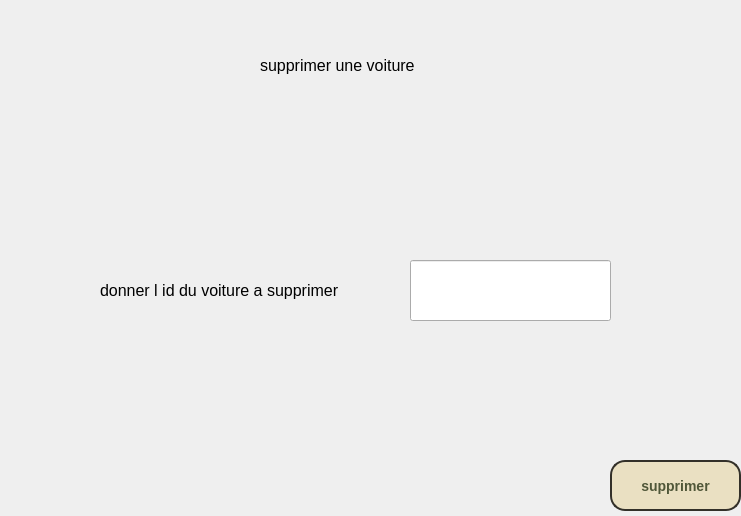
<?xml version="1.0" encoding="UTF-8"?>
<ui version="4.0">
 <class>supprimer_v</class>
 <widget class="QDialog" name="supprimer_v">
  <property name="geometry">
   <rect>
    <x>0</x>
    <y>0</y>
    <width>741</width>
    <height>516</height>
   </rect>
  </property>
  <property name="windowTitle">
   <string>Dialog</string>
  </property>
  <widget class="QLineEdit" name="lineEdit">
   <property name="geometry">
    <rect>
     <x>410</x>
     <y>260</y>
     <width>201</width>
     <height>61</height>
    </rect>
   </property>
  </widget>
  <widget class="QLabel" name="label">
   <property name="geometry">
    <rect>
     <x>100</x>
     <y>250</y>
     <width>311</width>
     <height>81</height>
    </rect>
   </property>
   <property name="font">
    <font>
     <pointsize>12</pointsize>
    </font>
   </property>
   <property name="text">
    <string>donner l id du voiture a supprimer</string>
   </property>
  </widget>
  <widget class="QPushButton" name="pushButton">
   <property name="geometry">
    <rect>
     <x>610</x>
     <y>460</y>
     <width>131</width>
     <height>51</height>
    </rect>
   </property>
   <property name="styleSheet">
    <string notr="true">box-shadow: 0px 1px 0px 0px #1c1b18;
	background:linear-gradient(to bottom, #eae0c2 5%, #ccc2a6 100%);
	background-color:#eae0c2;
	border-radius:15px;
	border:2px solid #333029;
	display:inline-block;
	cursor:pointer;
	color:#505739;
	font-family:Arial;
	font-size:14px;
	font-weight:bold;
	padding:12px 16px;
	text-decoration:none;
	text-shadow:0px 1px 0px #ffffff;</string>
   </property>
   <property name="text">
    <string>supprimer</string>
   </property>
  </widget>
  <widget class="QLabel" name="label_2">
   <property name="geometry">
    <rect>
     <x>10</x>
     <y>10</y>
     <width>991</width>
     <height>561</height>
    </rect>
   </property>
   <property name="text">
    <string/>
   </property>
   <property name="pixmap">
    <pixmap>../voyage-maroc11.jpg</pixmap>
   </property>
  </widget>
  <widget class="QLabel" name="label_3">
   <property name="geometry">
    <rect>
     <x>260</x>
     <y>20</y>
     <width>221</width>
     <height>91</height>
    </rect>
   </property>
   <property name="font">
    <font>
     <pointsize>12</pointsize>
    </font>
   </property>
   <property name="text">
    <string>supprimer une voiture</string>
   </property>
  </widget>
  <zorder>label_2</zorder>
  <zorder>lineEdit</zorder>
  <zorder>label</zorder>
  <zorder>pushButton</zorder>
  <zorder>label_3</zorder>
 </widget>
 <resources/>
 <connections/>
</ui>
